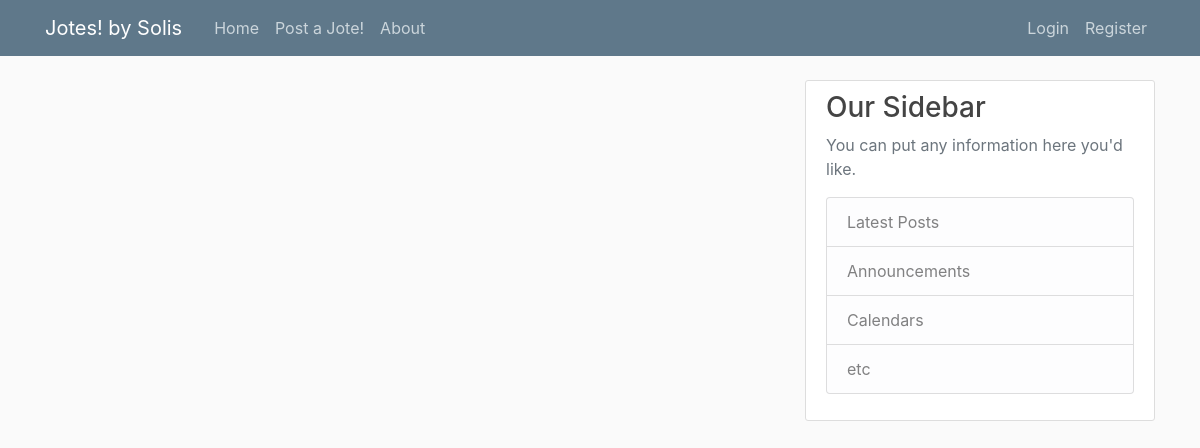
The app's page /, older data.
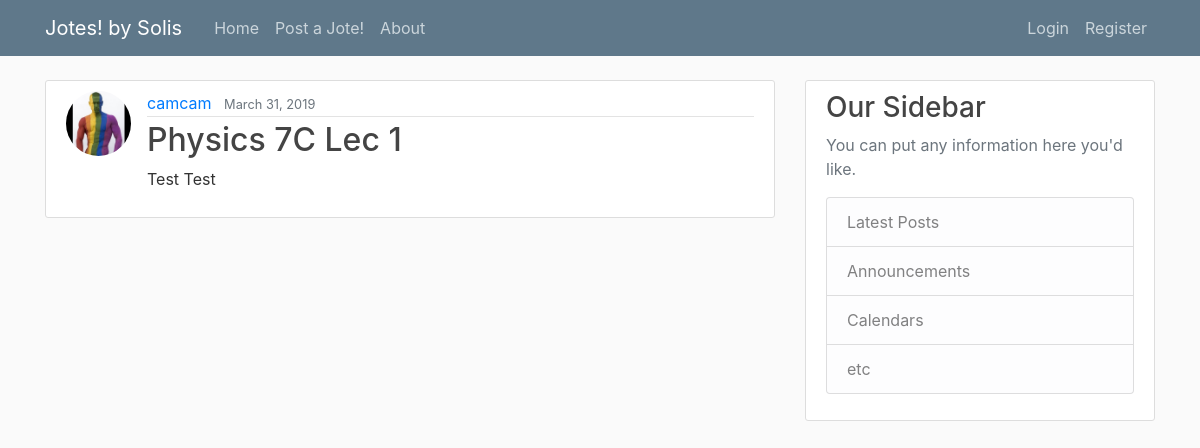
The same page, newer data.
### blog/models.py (models this page shows, shortened)
class Post(models.Model):
    content = models.CharField(max_length=300)
    title = models.CharField(max_length=100)
    date_posted = models.DateTimeField(default=timezone.now)
    author = models.ForeignKey(User, on_delete=models.CASCADE)

### users/models.py (models this page shows, shortened)
class Profile(models.Model):
    user = models.OneToOneField(User, on_delete=models.CASCADE)
    image = models.ImageField(default='default.jpg', upload_to='profile_pics')

### blog/views.py (the view)
# urls.py: path('', PostListView.as_view(), name='blog-home'),
class PostListView(ListView):
    model = Post
    template_name = 'blog/home.html'  # <app>/<model>_<viewtype>.html
    context_object_name = 'posts'
    ordering = ['-date_posted']
    paginate_by = 5

### blog/templates/blog/home.html (shortened to what this page needs)
{% extends "blog/base.html" %}
{% block content %}
    {% for post in posts %}
        <article class="media content-section">
          <img class="rounded-circle article-img" src="{{ post.author.profile.image.url }}">
          <div class="media-body">
            <div class="article-metadata">
              <a class="mr-2" href="{% url 'user-posts' post.author.username %}">{{ post.author }}</a>
              <small class="text-muted">{{ post.date_posted|date:"F d, Y" }}</small>
            </div>
            <h2><a class="article-title" href="{% url 'post-detail' post.id %}">{{ post.title }}</a></h2>
            <p class="article-content">{{ post.content }}</p>
          </div>
        </article>
    {% endfor %}
{% endblock content %}

Row changes from the older to the newer data that the page shows:
added Post: author.profile.image (placeholder picture), author "camcam", date_posted "March 31, 2019", title "Physics 7C Lec 1", content "Test Test"
